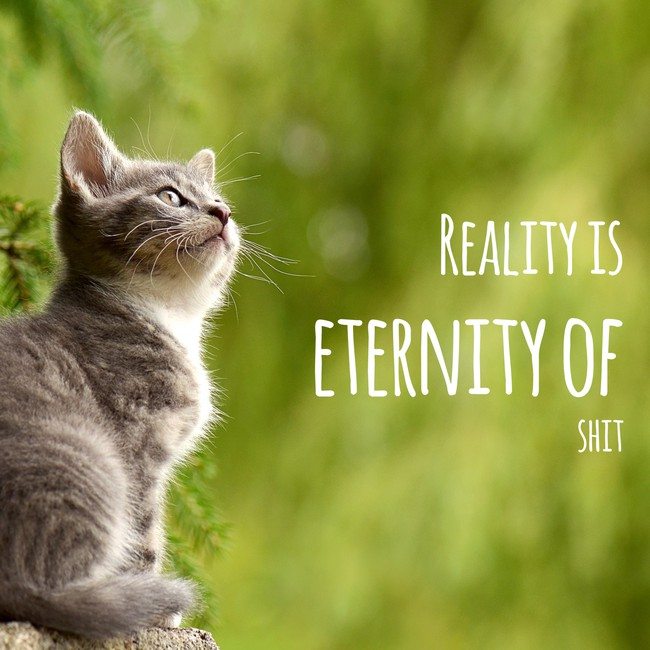
//> input picture Lab1/Images/bRelzN7xP7.jpg, 650 x 650 px
$ ./canny   (built with g++ and OpenCV 4)
//> lines starting //> are read from the running program, lines starting //| are printed output that depends on the picture; after the words box and inside, x2 and y2 are one past the last pixel; in counts of white or black regions, pixels touching at a corner belong together
#include <iostream>
#include <cstdio>
#include <cmath>

#include <vector>
#include <opencv2/opencv.hpp>

using namespace std;

cv::Mat conv(const cv::Mat& img, const cv::Mat& kernel) {
	cv::Mat result = cv::Mat::zeros(2, img.size, CV_32SC1);
	int h = img.size[0], w = img.size[1];
	for (int y = 1; y < h - 1; y++) {
		for (int x = 1; x < w - 1; x++) {
			double val = 0;
			for (int k = -1; k <= 1; k++) {
				for (int l = -1; l <= 1; l++) {
					val += img.at<uint8_t>(y + k, x + l) * kernel.at<int8_t>(1 + k, 1 + l);
				}
			}
			result.at<int32_t>(y, x) = (int32_t)val;
		}
	}
	return result;
}
bool ok(int neighbour, double a, double gr) {
	return neighbour > 0 && a >= gr;
}
uint8_t angle_num(int32_t x, int32_t y) {
	double tg = (double)y / x;
	double v1 = 0.414, v2 = 2.414;


	if ((x > 0 && y < 0 && tg < -v2) || (x < 0 && y < 0 && tg > v2))
		return 0;
	else if (x > 0 && y < 0 && tg < -v1)
		return 1;
	else if ((x > 0 && y < 0 && tg > -v1) || (x > 0 && y > 0 && tg < v1))
		return 2;
	else if (x > 0 && y > 0 && tg < v2)
		return 3;
	else if ((x > 0 && y > 0 && tg > v2) || (x < 0 && y > 0 && tg < -v2))
		return 4;
	else if (x < 0 && y > 0 && tg < -v1)
		return 5;
	else if (x < 0 && y < 0 && tg < v2)
		return 7;
	else
		return 6;
}

void cannyAlgorithm(cv::Mat& img, cv::Mat& grad, cv::Mat& nms, cv::Mat& edges, float lowerThresholdPercent, float upperThresholdPercent) {
	// Sobel
	const cv::Mat kerX = (cv::Mat_<int8_t>(3, 3) << -1, 0, 1, -2, 0, 2, -1, 0, 1);
	const cv::Mat kerY = (cv::Mat_<int8_t>(3, 3) << -1, -2, -1, 0, 0, 0, 1, 2, 1);
	cv::Mat gX = conv(img, kerX);
	cv::Mat gY = conv(img, kerY);

	// Calculate gradient lengths and tangents
	cv::Mat gradLen = cv::Mat(2, img.size, CV_32FC1);
	for (int y = 0; y < gradLen.size[0]; y++) {
		for (int x = 0; x < gradLen.size[1]; x++) {
			gradLen.at<float>(y, x) = (float)sqrt(pow(gX.at<int32_t>(y, x), 2) + pow(gY.at<int32_t>(y, x), 2));
		}
	}
	double maxGradLen;
	cv::minMaxIdx(gradLen, nullptr, &maxGradLen, nullptr, nullptr);
	grad = gradLen * 255 / maxGradLen;
	grad.convertTo(grad, CV_8UC1);

	// Non-maximum suppression
	edges = cv::Mat::zeros(2, img.size, img.type());
	for (int y = 1; y < edges.size[0] - 1; y++) {
		for (int x = 1; x < edges.size[1] - 1; x++) {
			uint8_t angle = angle_num(gX.at<int32_t>(y, x), gY.at<int32_t>(y, x));
			int neighbor1[2] = { y, x };
			int neighbor2[2] = { y, x };
			if (angle == 0 || angle == 4) {
				neighbor1[0] = y - 1;
				neighbor1[1] = x;
				neighbor2[0] = y + 1;
				neighbor2[1] = x;
			}
			else if (angle == 1 || angle == 5) {
				neighbor1[0] = y - 1;
				neighbor1[1] = x + 1;
				neighbor2[0] = y + 1;
				neighbor2[1] = x - 1;
			}
			else if (angle == 2 || angle == 6) {
				neighbor1[0] = y;
				neighbor1[1] = x + 1;
				neighbor2[0] = y;
				neighbor2[1] = x - 1;
			}
			else if (angle == 3 || angle == 7) {
				neighbor1[0] = y + 1;
				neighbor1[1] = x + 1;
				neighbor2[0] = y - 1;
				neighbor2[1] = x - 1;
			}
			if (gradLen.at<float>(y, x) >= gradLen.at<float>(neighbor1[0], neighbor1[1]) && gradLen.at<float>(y, x) > gradLen.at<float>(neighbor2[0], neighbor2[1])) {
				edges.at<uint8_t>(y, x) = 255;
			}
		}
	}
	edges.copyTo(nms);

	// Double threshold filtering
	int lowLevel = int(maxGradLen * lowerThresholdPercent);
	int highLevel = int(maxGradLen * upperThresholdPercent);

	for (int y = 1; y < edges.size[0] - 1; y++) {
		for (int x = 1; x < edges.size[1] - 1; x++) {
			if (edges.at<uint8_t>(y, x) > 0) {
				if (gradLen.at<float>(y, x) < lowLevel) {
					edges.at<uint8_t>(y, x) = 0;
				}
				else if (gradLen.at<float>(y, x) < highLevel) {

					if (!(ok(edges.at<uchar>(y - 1, x - 1), gradLen.at<float>(y - 1, x - 1), highLevel) ||
					ok(edges.at<uchar>(y - 1, x), gradLen.at<float>(y - 1, x), highLevel) ||
					ok(edges.at<uchar>(y - 1, x + 1), gradLen.at<float>(y - 1, x + 1), highLevel) ||
					ok(edges.at<uchar>(y, x - 1), gradLen.at<float>(y, x - 1), highLevel) ||
					ok(edges.at<uchar>(y, x + 1), gradLen.at<float>(y, x + 1), highLevel) ||
					ok(edges.at<uchar>(y + 1, x - 1), gradLen.at<float>(y + 1, x - 1), highLevel) ||
					ok(edges.at<uchar>(y + 1, x), gradLen.at<float>(y + 1, x), highLevel) ||
					ok(edges.at<uchar>(y + 1, x + 1), gradLen.at<float>(y + 1, x + 1), highLevel))) {edges.at<uchar>(y, x) = 0;}

				}
			}
		}
	}
}

int main(int argc, char* argv[]) {
	const char* path = "C:/Users/sevak/PycharmProjects/pythonACOM/Images/bRelzN7xP7.jpg";
	int blurKernelSize = 5;
	float lowerThresholdPercent = 0.04;
	float upperThresholdPercent = 0.2;


	if (blurKernelSize < 1 || blurKernelSize % 2 == 0) {
		printf("Error: blur kernel size must be a positive odd integer (1 means no blur)\n");
		exit(1);
	}
	if (lowerThresholdPercent < 0 || lowerThresholdPercent > 1) {
		printf("Error: lower threshold percentage must be between 0 and 1\n");
		exit(1);
	}
	if (upperThresholdPercent < 0 || upperThresholdPercent > 1) {
		printf("Error: upper threshold percentage must be between 0 and 1\n");
		exit(1);
	}


	cv::Mat img;
	img = cv::imread(path, cv::IMREAD_GRAYSCALE);
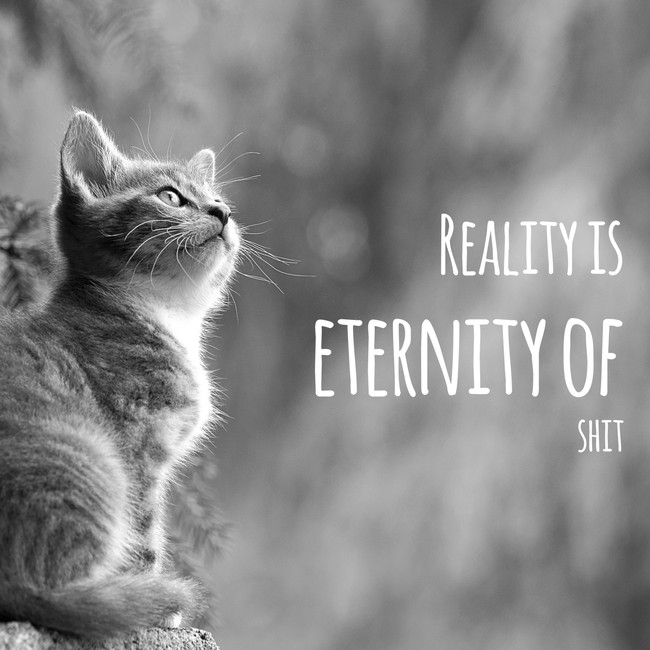
//> img: 650 rows x 650 cols, CV_8UC1; min 0, max 255, mean 136.4
	if (img.empty()) {
		printf("Error: image not loaded\n");
		exit(1);
	}
	if (blurKernelSize > 1) {
		GaussianBlur(img, img, cv::Size(blurKernelSize, blurKernelSize), 0.0);
	}


	cv::Mat grad, nms, edges;
	cannyAlgorithm(img, grad, nms, edges, lowerThresholdPercent, upperThresholdPercent);
//> after the loop in conv, `for (int y = 1; y < h - 1; y++)`:
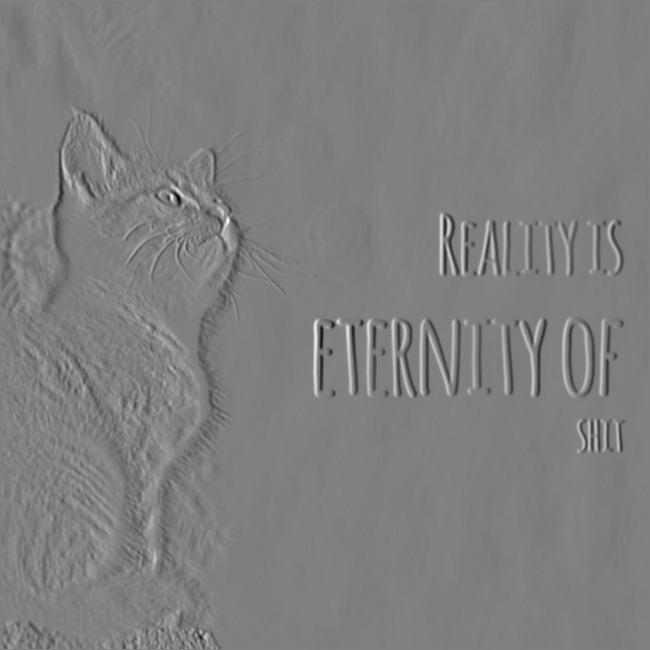
//> result: 650 rows x 650 cols, CV_32SC1; min -491, max 494, mean 0.2; drawn with min black and max white
//> after the loop in conv (call 2), `for (int y = 1; y < h - 1; y++)`:
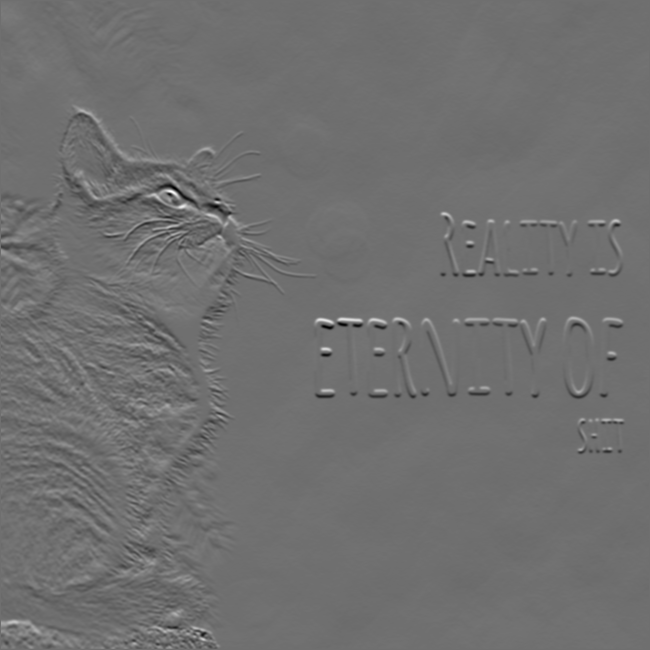
//> result: 650 rows x 650 cols, CV_32SC1; min -414, max 529, mean 0.1; drawn with min black and max white
//> after the loop in cannyAlgorithm, `for (int y = 0; y < gradLen.size[0]; y++)`:
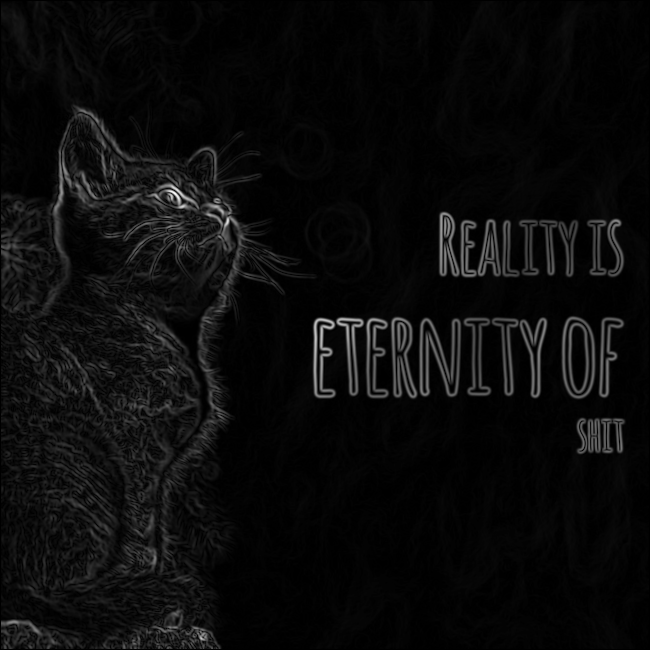
//> gradLen: 650 rows x 650 cols, CV_32FC1; min 0, max 576.4, mean 26.2; drawn with min black and max white
//> in cannyAlgorithm, `cv::minMaxIdx(gradLen, nullptr, &maxGradLen, nullptr, nullptr);`: maxGradLen = 576.4
//> after the loop in cannyAlgorithm, `for (int y = 1; y < edges.size[0] - 1; y++)`:
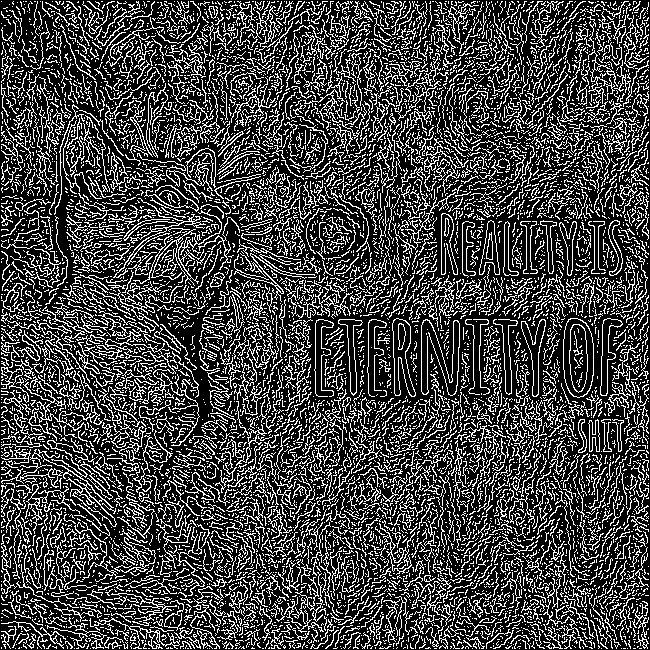
//> edges: 650 rows x 650 cols, CV_8UC1; 26.3% white in thin lines or dots
//> in cannyAlgorithm, `int lowLevel = int(maxGradLen * lowerThresholdPercent);`: lowLevel = 23
//> in cannyAlgorithm, `int highLevel = int(maxGradLen * upperThresholdPercent);`: highLevel = 115
//> after the loop in cannyAlgorithm, `for (int y = 1; y < edges.size[0] - 1; y++)`:
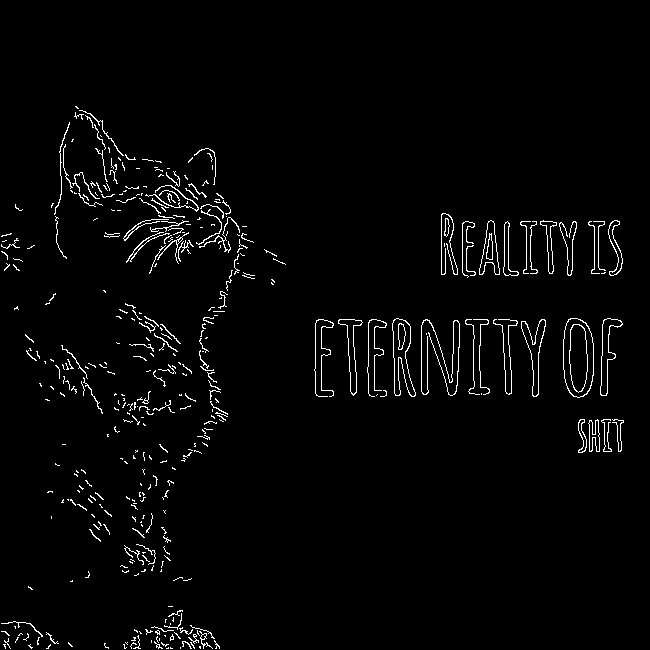
//> edges: 650 rows x 650 cols, CV_8UC1; 2.4% white in thin lines or dots, all inside (x1, y1, x2, y2) = (1, 106, 624, 649)

	cv::imshow("Preprocessed Image", img);
	cv::imshow("Gradients", grad);
	cv::imshow("NMS result", nms);
	char* canny_title = new char[128];
	std::snprintf(canny_title, 128, "Edges (image size: %dx%d, blur kernel size: %d, lower threshold: %g%%, upper threshold: %g%%", img.size[1], img.size[0], blurKernelSize, lowerThresholdPercent * 100, upperThresholdPercent * 100);
	cv::imshow(canny_title, edges);
	delete[] canny_title;
	cv::waitKey(0);
}

$ run again, with Lab1/Images/p9eZGMl7JV.jpg copied over Lab1/Images/bRelzN7xP7.jpg
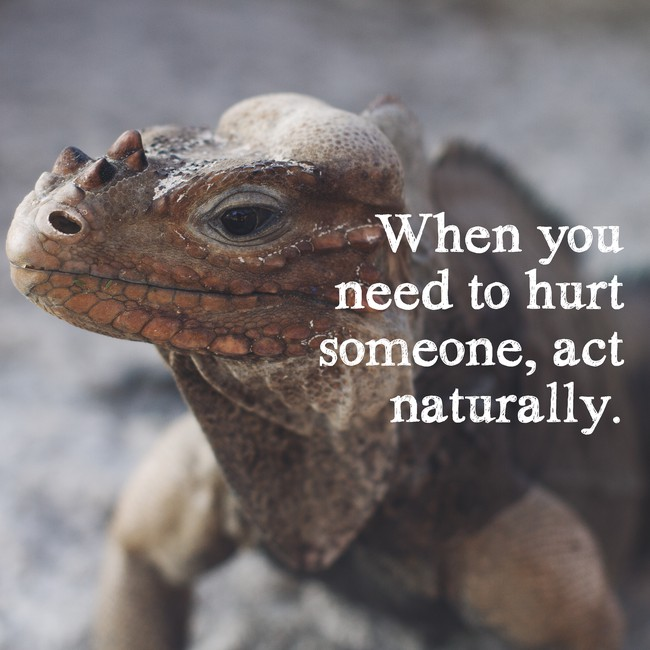
//> input picture Lab1/Images/p9eZGMl7JV.jpg, 650 x 650 px
//> maxGradLen = 542.7
//> after the loop in cannyAlgorithm, `for (int y = 1; y < edges.size[0] - 1; y++)`:
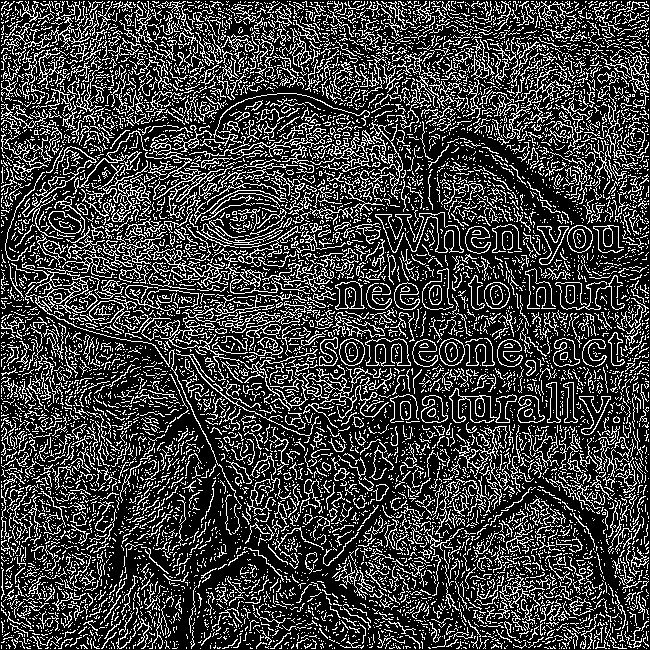
//> edges: 650 rows x 650 cols, CV_8UC1; 24.5% white in thin lines or dots
//> lowLevel = 21
//> highLevel = 108
//> after the loop in cannyAlgorithm, `for (int y = 1; y < edges.size[0] - 1; y++)`:
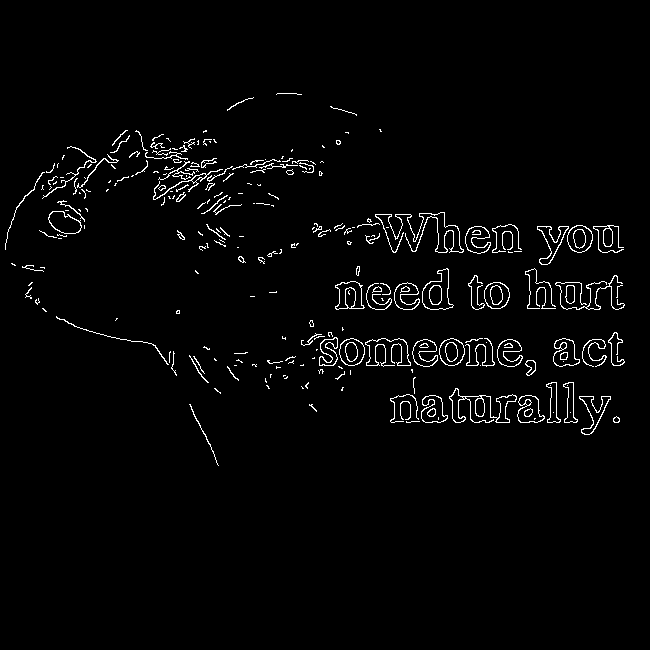
//> edges: 650 rows x 650 cols, CV_8UC1; 2.3% white in thin lines or dots, all inside (x1, y1, x2, y2) = (5, 93, 625, 466)
